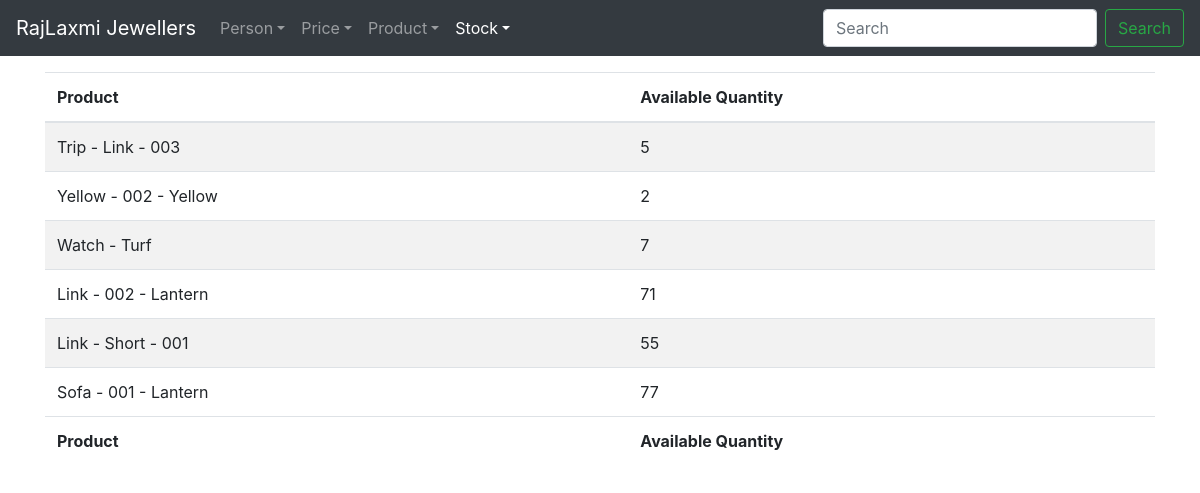
The app's page /stock/list/, older data.
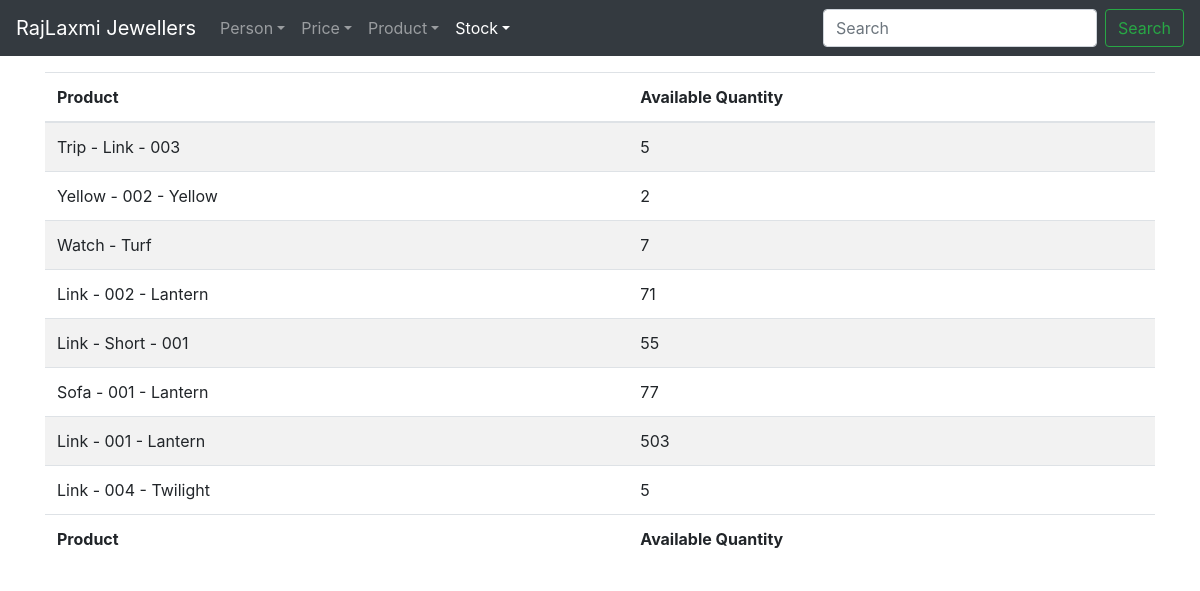
The same page, newer data.
### stock/models.py (models this page shows, shortened)
class Stock(models.Model):
	product = models.OneToOneField(Product, on_delete=models.PROTECT)
	product_quantity = models.IntegerField(default=0,
										   validators=[MinValueValidator(limit_value=0)])

### product/models.py (models this page shows, shortened)
class Product(models.Model):
	p_type = [("G", "Gold"), ("S", "Silver"), ("O", "Other")]
	p_specification = [("F", "FeMale"), ("M", "Male"), ("O", "Other"), ]
	p_name = RegexValidator(regex="^([A-Za-z0-9\-\ ]+)$",
							message="Only Letters, Numbers and Hyphen(-) Allowed")
	product_name = models.CharField(max_length=50, unique=True,
									validators=[p_name,
									MinLengthValidator(limit_value=3),
									MaxLengthValidator(limit_value=50), ])
	product_type = models.CharField(max_length=1, choices=p_type)
	product_category = models.ForeignKey(ProductCategory,
										 on_delete=models.PROTECT)
	product_specification = models.CharField(max_length=1, choices=p_specification, )
	product_gross_weight = models.DecimalField(max_digits=21, decimal_places=3, )
	product_other_weight = models.DecimalField(max_digits=21, decimal_places=3, )
	product_net_weight = models.DecimalField(max_digits=21, decimal_places=3, )
	product_seller = models.CharField(max_length=50,
										validators=[p_name,
										MinLengthValidator(limit_value=3),
										MaxLengthValidator(limit_value=50), ])
	product_labour = models.DecimalField(max_digits=21, decimal_places=2, )
	product_other_charge_diamond = models.DecimalField(max_digits=21, decimal_places=2, )
	product_other_charge_rodium = models.DecimalField(max_digits=21, decimal_places=2, )
	product_other_charge_pearl = models.DecimalField(max_digits=21, decimal_places=2, )
	product_measurement = models.DecimalField(max_digits=21, decimal_places=2, )
	date_added = models.DateTimeField(auto_now_add=True)
	def __str__(self):
		return f"{self.product_name} - {self.product_category}"

class ProductCategory(models.Model):
	p_category = RegexValidator(regex="^([A-Za-z0-9\-\ ]+)$",
								message="Only Letters, Numbers and Hyphen(-) Allowed")
	product_category = models.CharField(max_length=50, unique=True,
										validators=[p_category,
													MinLengthValidator(limit_value=3),
													MaxLengthValidator(limit_value=50), ])
	date_added = models.DateTimeField(auto_now_add=True)
	def __str__(self):
		return f"{self.product_category}"

### stock/views.py (the view)
# urls.py: path("list/", ListStockView.as_view(), name="stock-list"),
class ListStockView(ListView):
	model = Stock

### stock/templates/stock/stock_list.html (shortened to what this page needs)
{% extends "base.html" %}
{% block content %}
<table id="stock_table" class="table table-hover table-striped" style="width:100%">
	<thead>
		<tr>
			<th>Product</th>
			<th>Available Quantity</th>
		</tr>
	</thead>
	<tbody>
		{% for stock in object_list %}
			<tr>
				<td>{{ stock.product }}</td>
				<td>{{ stock.product_quantity }}</td>
			</tr>
		{% endfor %}
	</tbody>
	<tfoot>
		<tr>
			<th>Product</th>
			<th>Available Quantity</th>
		</tr>
	</tfoot>
</table>
{% endblock content %}

Row changes from the older to the newer data that the page shows:
added Stock: product "Link - 001 - Lantern", product_quantity "503"
added Stock: product "Link - 004 - Twilight", product_quantity "5"
